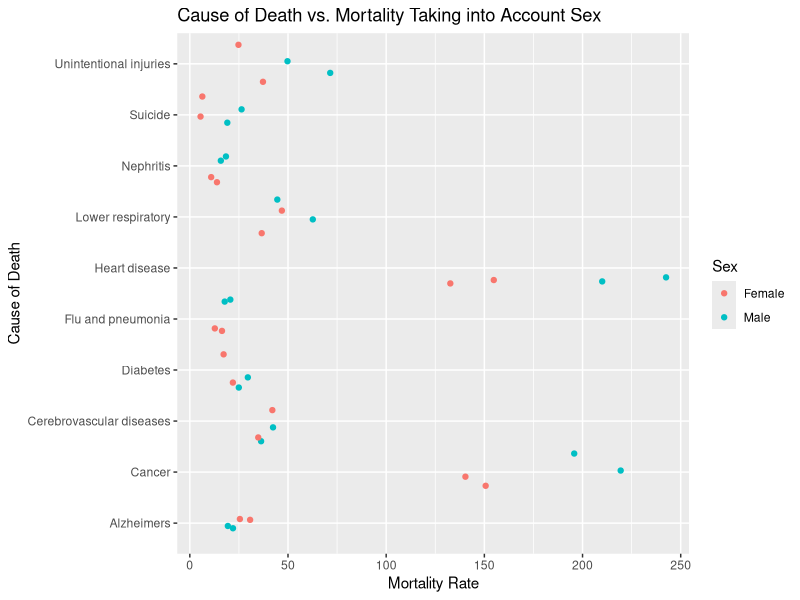
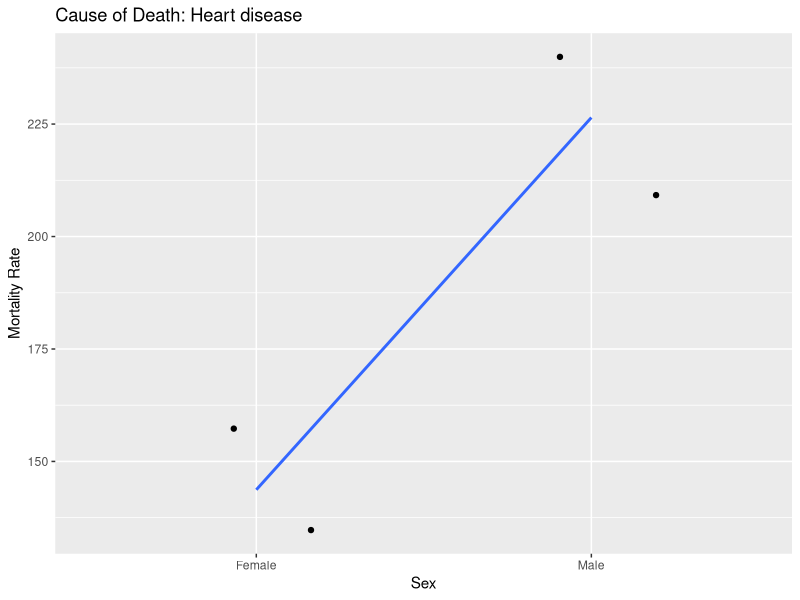
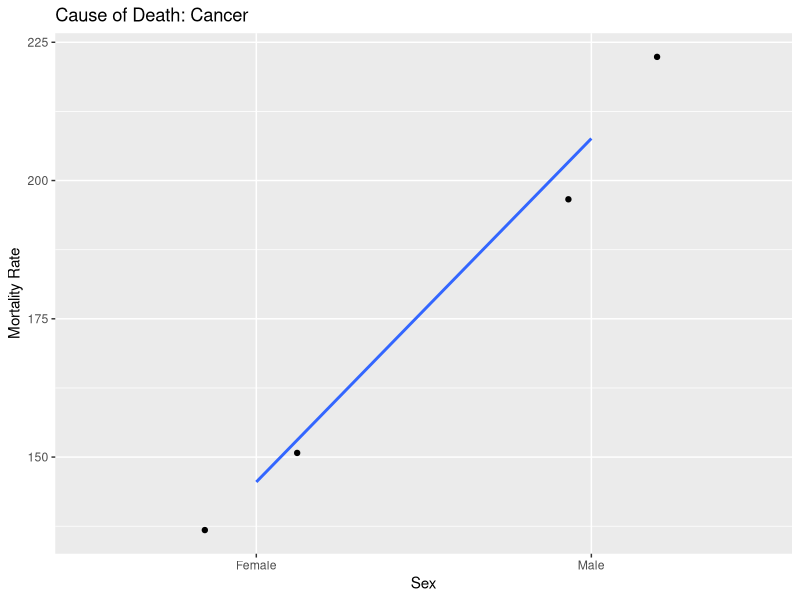
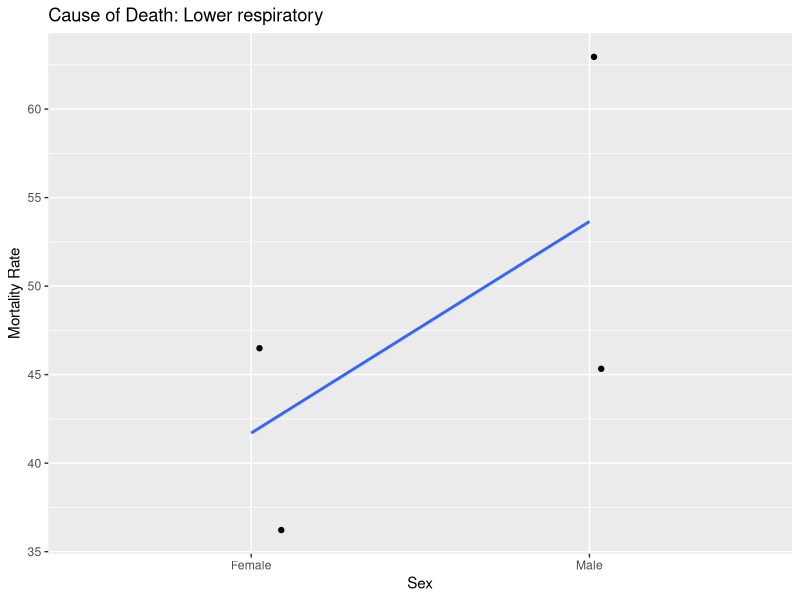
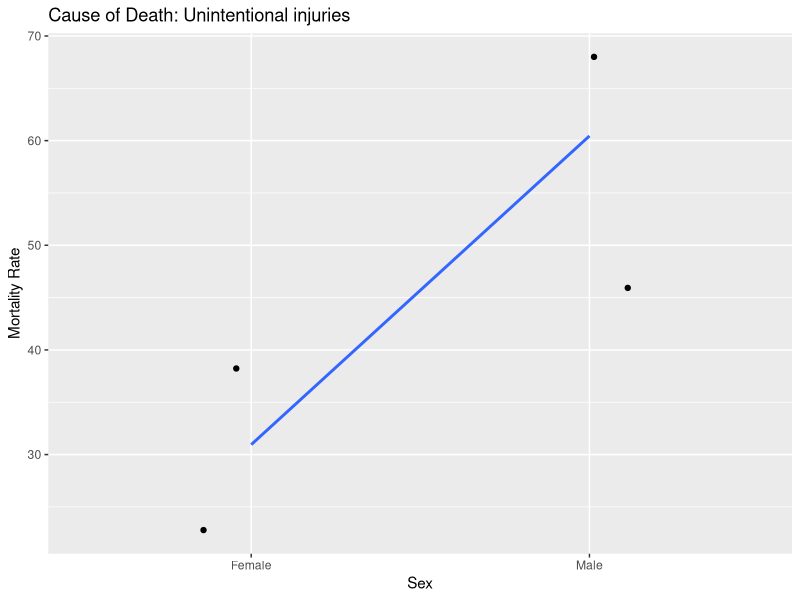
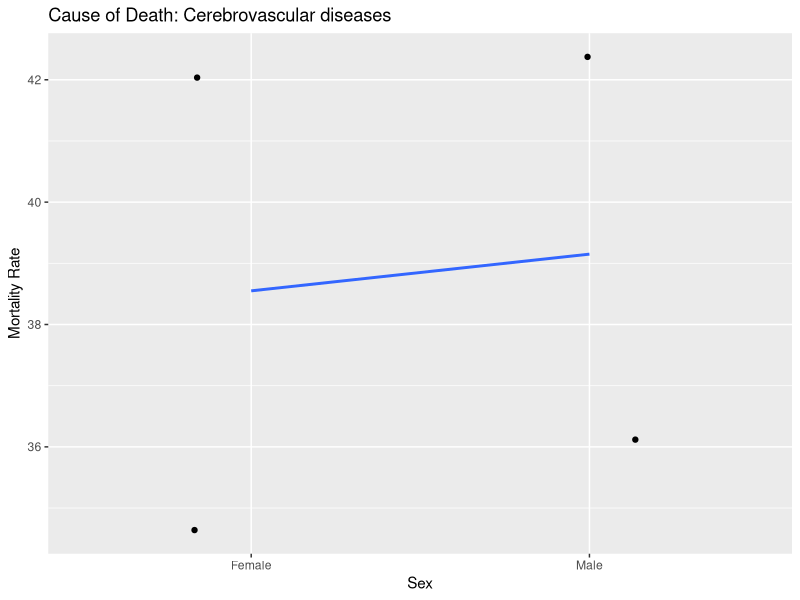
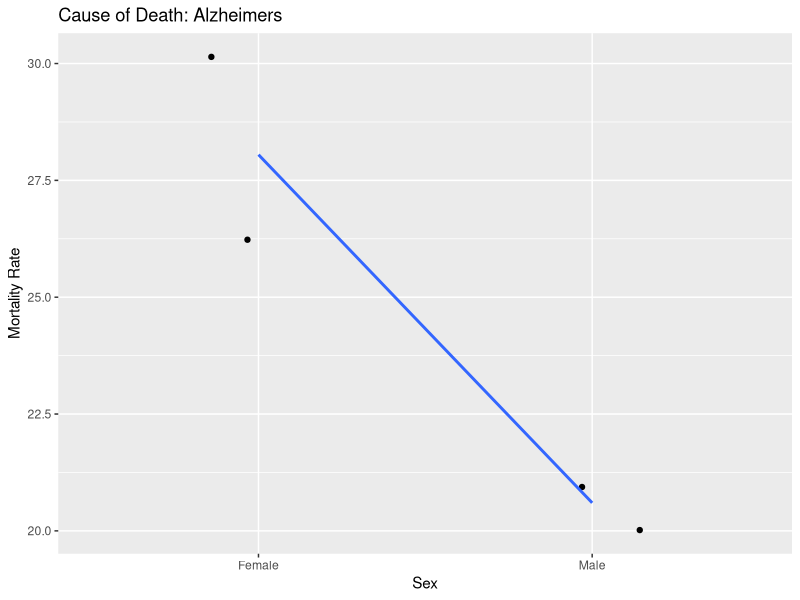
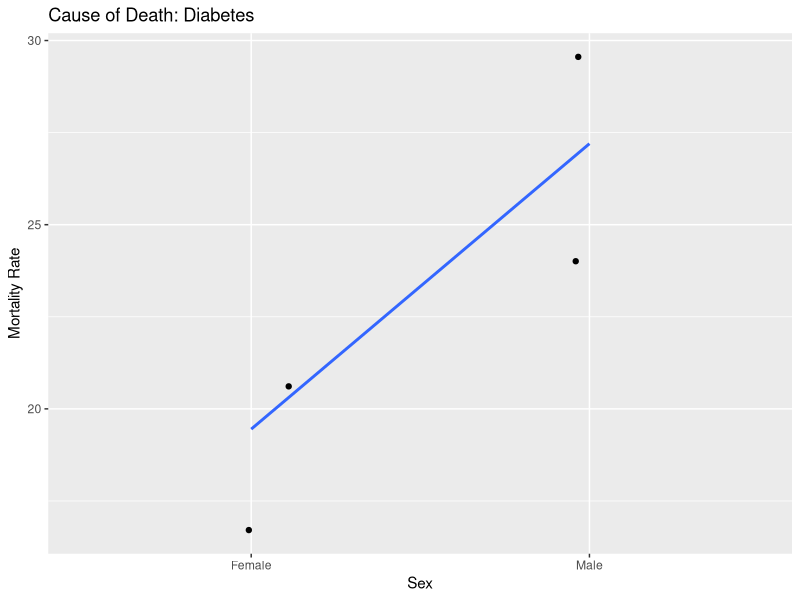

The R script that drew these images, in order:
## ---- chunk 1
knitr::opts_chunk$set(echo = TRUE)
library(lattice)
library(ggplot2)
## ---- chunk 2
ggplot(USMortality, aes(x = Rate, y = Cause, color = Sex)) + geom_jitter(width = .2) + labs(title = "Cause of Death vs. Mortality Taking into Account Sex", x = "Mortality Rate", y = "Cause of Death", color = "Sex")
## ---- chunk 3
fit_regression_model <- function(cause) {

  cause_data <- USMortality[USMortality$Cause == cause, ]
  
  model <- lm(Rate ~ Sex, data = cause_data)
  
  return(model)
}

causes <- unique(USMortality$Cause)

models <- lapply(causes, fit_regression_model)

plots <- lapply(seq_along(models), function(i) {
  coef <- coef(models[[i]])
  
  data <- data.frame(Sex = c("Female", "Male"), Rate = coef[1] + coef[2] * c(0, 1))
  
  ggplot(USMortality[USMortality$Cause == causes[i], ], aes(x = Sex, y = Rate)) +
    geom_jitter(width = .2) +
    geom_smooth(data = data, aes(group = 1), method = "lm", se = FALSE) +
    labs(title = paste("Cause of Death:", causes[i]),
         x = "Sex", y = "Mortality Rate")
})

plots
## ---- chunk 4
region_names <- c("Boston", "New York", "Philadelphia", "Atlanta", "Chicago", "Dallas", "Kansas City", "Denver", "San Francisco", "Seattle") 

USRegionalMortality$Region <- factor(USRegionalMortality$Region, levels = unique(USRegionalMortality$Region), labels = region_names)


ggplot(USRegionalMortality, aes(x = Cause, y = Region, fill = Rate)) +
  geom_tile() +
  scale_fill_gradient(low = "lightblue", high = "darkblue") +
  labs(title = "Mortality Rates by Region and Cause",
       x = "Cause", y = "Region", fill = "Mortality Rate (per 100,000)") + theme(axis.text.x = element_text(angle = 45, hjust = 1))
## ---- chunk 5
ggplot(USRegionalMortality, aes(x = Cause, y = Rate)) +
  geom_point() +
  facet_wrap(~ Region, scales = "free_y", ncol = 2) +
  labs(title = "Mortality Rate by Cause and Region",
       x = "Cause", y = "Mortality Rate (per 100,000)") +
  theme(axis.text.x = element_text(angle = 45, hjust = 1),
        strip.text = element_text(size = 7, face = "bold"), plot.margin = unit(c(0.0, 0.0, 0.0, 0.0), "cm"))
